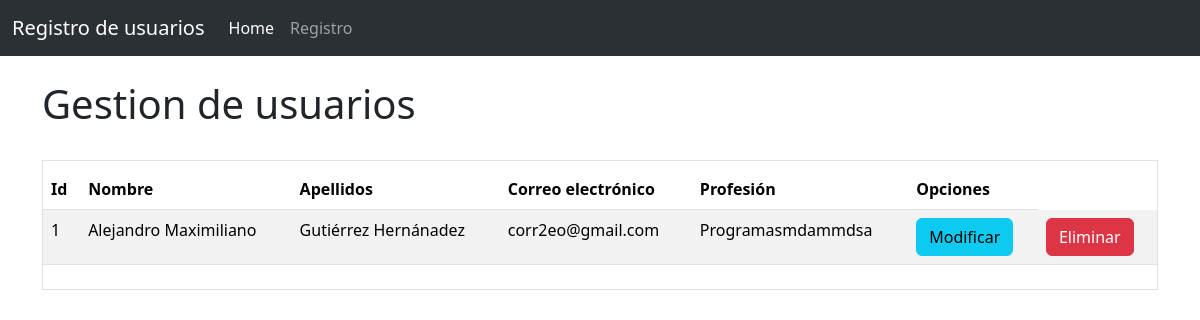
Before: / with the older database file.
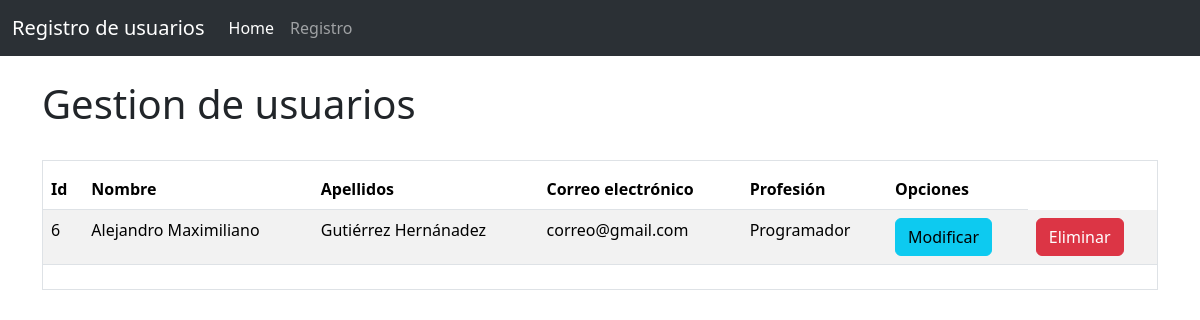
After: the same page with the newer database file.
### app/models.py (models this page shows, shortened)
class Usuarios(models.Model):
    codigo=models.AutoField(primary_key=True)
    nombres=models.CharField(max_length=80)
    apellidos=models.CharField(max_length=80)
    profesion=models.CharField(max_length=80)
    correoElectronico=models.EmailField(unique=True, null=True)

### app/views.py (the view)
# urls.py: path('', views.home),
def home(request):
    usuarios = Usuarios.objects.all()
    return render(request, "gestionUsuarios.html", {"usuarios": usuarios})

### app/templates/gestionUsuarios.html (shortened to what this page needs)
{% extends "./navbar.html" %}
{% block body %}
<h1>Gestion de usuarios</h1>
<div>
<div class="row">
    <div class="col-sm-6 col-md-10 col-lg-8 col-xl-12 py-4">
        <div class="table-responsive  py-2 border">
            <table class="table table-striped">
                <thead>
                    <tr>
                        <th>Id</th>
                        <th>Nombre</th>
                        <th>Apellidos</th>
                        <th>Correo electrónico</th>
                        <th>Profesión</th>
                        <th>Opciones</th>
                    </tr>
                </thead>
                <tbody>
                    {% for user in usuarios %}
                    <tr>
                        <td>{{user.codigo}}</td>
                        <td>{{user.nombres}}</td>
                        <td>{{user.apellidos}}</td>
                        <td>{{user.correoElectronico}}</td>
                        <td>{{user.profesion}}</td>
                        <td>
                            <a href="{% url 'editar_usuario' user.codigo %}" class="btn btn-info">Modificar</a>
                        </td>
                        <td>
                            <a href="{% url 'eliminar_usuario' user.codigo %}" class="btn btn-danger">Eliminar</a>
                        </td>
                    </tr>
                    {% endfor %}
                </tbody>
            </table>
        </div>
    </div>
</div>
{% endblock %}

### app/templates/navbar.html (shortened to what this page needs)
<!DOCTYPE html>
<html lang="en">
<head>
    <link href="https://cdn.jsdelivr.net/npm/bootstrap@5.3.8/dist/css/bootstrap.min.css" rel="stylesheet">
</head>
<body>
    <nav class="navbar navbar-expand-lg bg-body-tertiary" data-bs-theme="dark">
        <div class="container-fluid">
            <a class="navbar-brand">Registro de usuarios</a>
            <div class="collapse navbar-collapse" id="navbarSupportedContent">
            <ul class="navbar-nav me-auto mb-2 mb-lg-0">
                <li class="nav-item">
                <a class="nav-link active" aria-current="page" href="/">Home</a>
                </li>
                <li class="nav-item">
                <a class="nav-link" href="/registro">Registro</a>
                </li>
            </ul>
            </div>
        </div>
    </nav>
    <div class="container py-4">
        {% block body %}
        {% endblock %}
    </div>
</body>
</html>

Changed rows visible on the page:
removed Usuarios: codigo "1", nombres "Alejandro Maximiliano", apellidos "Gutiérrez Hernánadez", correoElectronico "corr2eo@gmail.com", profesion "Programasmdammdsa"
added Usuarios: codigo "6", nombres "Alejandro Maximiliano", apellidos "Gutiérrez Hernánadez", correoElectronico "correo@gmail.com", profesion "Programador"
